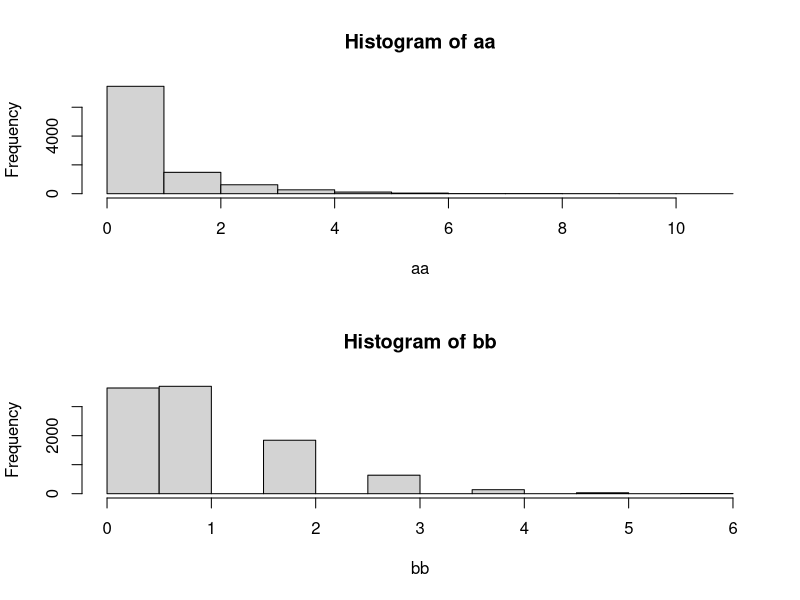
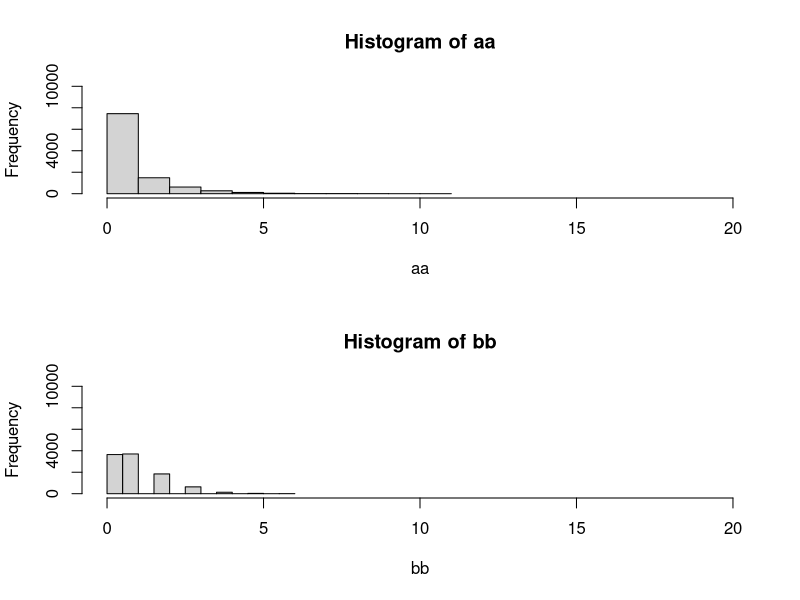
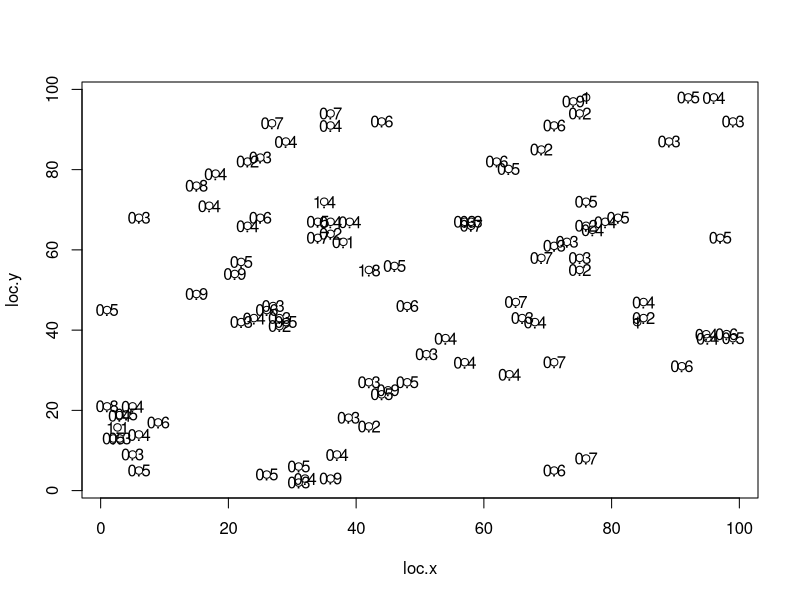

Here is the R script that generated these plots, in order:
?rpois
?rnbinom
aa<-rnbinom(n=10000,size=2,mu=1)
bb<-rnbinom(n=10000,size=.5,mu=1)

bb<-rpois(n=10000,lambda=1)
par(mfrow=c(2,1))
hist(aa)
hist(bb)
mean(aa)
mean(bb)

par(mfrow=c(2,1))
hist(aa,xlim=c(0,20),ylim=c(0,10000))
hist(bb,xlim=c(0,20),ylim=c(0,10000))
par(mfrow=c(1,1))

bb<-rpois(n=100,lambda=1)
sum(bb)

#a log normal distribution of site sizes, with the total area = 100
sizes<-rlnorm(n=100,mean=0,sd=1)
sizes<-sizes/(sum(sizes))*100
radii<-sqrt(sizes/pi)

#blocks are ordered from 1 to 100, each representing a 10 x 10 space in the landscape
#1 to 10 correspond with x=0,x=10,x=20, etc along the x
#11 is x=0,y=10 in bottom left corner, etc.
#start with Poisson

#sites<-rpois(n=100,lambda=1)

#then negative binomial
sites<-rnbinom(n=100,size=.5,mu=1)

tmp<-sum(sites)
loc.x<-rep(0,100)
loc.y<-rep(0,100)
site.rad<-rep(0,100)


#this code adds/reduces the number of sites so that there are exactly 100 sites
if (tmp < 100) {
  tmp2<-100-tmp
  while (tmp2!=0) {
     aa<-runif(n=1,min=1,max=100)
     sites[aa]<-sites[aa]+1
     tmp<-sum(sites)
     tmp2<-100-tmp
     print(tmp2)
  }
}
if (tmp>100) {
    tmp2<-tmp-100
  while (tmp2!=0) {
    aa<- runif(n=1,min=1,max=100)
    if(sites[aa]>0) {
      sites[aa]<-sites[aa]-1}
    tmp<-sum(sites)
    tmp2<-tmp-100
    print(tmp2)
  }
}

block<-1
site.counter<-1
for (i in 0:9) {  #each y
  for (j in 0:9) { #each x
    if (sites[block]>0) {
      for (k in 1:sites[block]) {
      fit<-0
      to.exit<-0
      while (fit==0) {
       if(to.exit==0) {
        tmpi<-i*10+sample(1:9,size=1)
        tmpj<-j*10+sample(1:9,size=1)
          } else {
          tmpi<-tmpi+rnorm(n=1,mean=0,sd=2)
          tmpj<-tmpj+rnorm(n=1,mean=0,sd=2) }
        tmprad<-radii[site.counter]
        print(tmpi)

        dis.x<-(loc.x-tmpi)^2
        dis.y<-(loc.y-tmpj)^2
        dis<-(dis.x+dis.y)^.5-site.rad
        if (min(dis)>tmprad) {fit<-1
          } else { to.exit<-1}
       }
        
      loc.x[site.counter]<-tmpi
      loc.y[site.counter]<-tmpj
      site.rad[site.counter]<-radii[site.counter]
      site.counter<-site.counter+1
    }
  }
  block<-block+1
}
}

      windows()
plot(loc.x,loc.y)
labs<-as.character(round(site.rad,1))
text(loc.x,loc.y,labels=labs)

dis.tmp<-c();dis.tmp<-rep(NA,100*100);dim(dis.tmp)<-c(100,100)
  for (i in 1:100) {
    for (j in 1:100) {
       dis.tmp[i,j]<-sqrt((loc.x[i]-loc.x[j])^2+(loc.y[i]-loc.y[j])^2)-site.rad[i]-site.rad[j]
        if (i==j) {dis.tmp[i,j]<-100}
     }}
dis.tmp[1:12,1:12]
min(dis.tmp)


    
  

